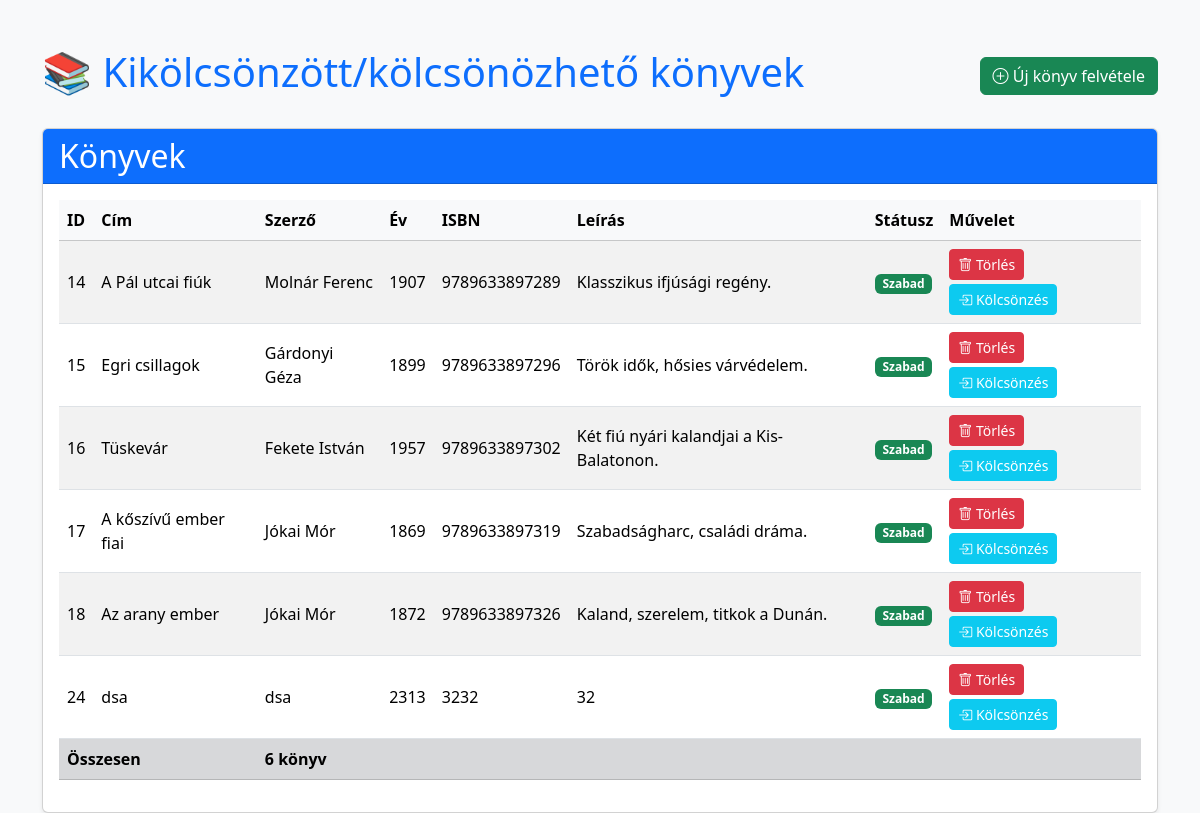
The page /views/listBooks.php on the database its author committed.
### tables this page shows
CREATE TABLE `konyvek` (
  `id` int(11) NOT NULL,
  `cim` varchar(255) NOT NULL,
  `szerzo` varchar(255) NOT NULL,
  `ev` int(11) NOT NULL,
  `isbn` varchar(20) NOT NULL,
  `leiras` text NOT NULL
);

### classes/Books.php (called while the page is built, shortened)
<?php
include_once 'classes/Book.php';
class Books {
    private $conn;
    function __construct($server, $user, $password, $db)
    {
        $this->conn = new mysqli($server, $user, $password, $db);
    }
    function getBooks() {
        $sql = "SELECT * FROM konyvek";
        $result = $this->conn->query($sql);
        $books = [];
        while ($row = $result->fetch_object()) {
            $book = new Book($row->id, $row->cim, $row->szerzo, $row->ev, $row->isbn, $row->leiras);
            $books[] = $book;
        }
        return $books;
    }
    function getSummary() {
        $sql = "SELECT COUNT(*) as total_books FROM konyvek";
        $result = $this->conn->query($sql);
        if ($result->num_rows > 0) {
            return $result->fetch_object();
        }
        return null;
    }
}
?>

### classes/Book.php (called while the page is built)
<?php
class Book{
    public function __construct(public $id, public $title, public $author, public $year, public $isbn, public $description){
        $this->id = $id;
        $this->title = $title;
        $this->author = $author;
        $this->year = $year;
        $this->isbn = $isbn;
        $this->description = $description;
    }
}
?>

### views/listBooks.php (the view, shortened to what this page needs)
<?php
include_once 'classes/Books.php';
$booksModel = new Books("localhost", "root", "", "konyvtar");
$books = $booksModel->getBooks();
$summary = $booksModel->getSummary();
?>
<!DOCTYPE html>
<html lang="hu">
<head>
    <link href="https://cdn.jsdelivr.net/npm/bootstrap@5.3.3/dist/css/bootstrap.min.css" rel="stylesheet">
    <link rel="stylesheet" href="https://cdn.jsdelivr.net/npm/bootstrap-icons@1.10.5/font/bootstrap-icons.css">
</head>
<body class="bg-light">
<div class="container mt-5">
    <div class="d-flex justify-content-between align-items-center mb-4">
        <h1 class="text-primary">📚 Kikölcsönzött/kölcsönözhető könyvek</h1>
        <a href="?todo=new" class="btn btn-success">
            <i class="bi bi-plus-circle"></i> Új könyv felvétele
        </a>
    </div>
    <?php if (empty($books)): ?>
        <div class="alert alert-warning">Nincs könyv felvéve.</div>
    <?php else: ?>
        <div class="card shadow-sm">
            <div class="card-header bg-primary text-white">
                <h2 class="mb-0">Könyvek</h2>
            </div>
            <div class="card-body">
                <table class="table table-striped table-hover align-middle">
                    <thead class="table-light">
                    <tr>
                        <th>ID</th>
                        <th>Cím</th>
                        <th>Szerző</th>
                        <th>Év</th>
                        <th>ISBN</th>
                        <th>Leírás</th>
                        <th>Státusz</th>
                        <th>Művelet</th>
                    </tr>
                    </thead>
                    <tbody>
                    <?php foreach ($books as $book): ?>
                        <?php
                        $kolcsonzott = false;
                        $kolcsonzes_datum = null;
                        $kolcsonzes_id = null;
                        ?>
                        <tr>
                            <td><?= $book->id ?></td>
                            <td><?= htmlspecialchars($book->title) ?></td>
                            <td><?= htmlspecialchars($book->author) ?></td>
                            <td><?= $book->year ?></td>
                            <td><?= htmlspecialchars($book->isbn) ?></td>
                            <td><?= nl2br(htmlspecialchars($book->description)) ?></td>
                            <td>
                                <?php if ($kolcsonzott): ?>
                                    <?php
                                    $kolcsonzes_timestamp = strtotime($kolcsonzes_datum);
                                    $most = time();
                                    $eltelt = $most - $kolcsonzes_timestamp;
                                    $maradek = 60 - $eltelt;
                                    if ($maradek < 0) $maradek = 0;
                                    ?>
                                    <span class="badge bg-warning text-dark">
                                        Kölcsönözve<br>
                                        <span id="timer<?= $kolcsonzes_id ?>"></span>
                                    </span>
                                    <script>
                                        var sec<?= $kolcsonzes_id ?> = <?= $maradek ?>;
                                        var timer<?= $kolcsonzes_id ?> = setInterval(function () {
                                            var elem = document.getElementById("timer<?= $kolcsonzes_id ?>");
                                            if (sec<?= $kolcsonzes_id ?> > 0) {
                                                elem.innerText = sec<?= $kolcsonzes_id ?> + ' mp';
                                                sec<?= $kolcsonzes_id ?>--;
                                            } else {
                                                elem.innerText = 'Lejárt! Késedelmi díj jár visszahozáskor.';
                                                elem.className = 'text-danger fw-bold';
                                                clearInterval(timer<?= $kolcsonzes_id ?>);
                                            }
                                        }, 1000);
                                        document.addEventListener('DOMContentLoaded', function () {
                                            var elem = document.getElementById("timer<?= $kolcsonzes_id ?>");
                                            if (sec<?= $kolcsonzes_id ?> > 0) {
                                                elem.innerText = sec<?= $kolcsonzes_id ?> + ' mp';
                                            } else {
                                                elem.innerText = 'Lejárt! Késedelmi díj jár visszahozáskor.';
                                                elem.className = 'text-danger fw-bold';
                                            }
                                        });
                                    </script>
                                <?php else: ?>
                                    <span class="badge bg-success">Szabad</span>
                                <?php endif; ?>
                            </td>
                            <td>
                                <div class="d-flex flex-wrap gap-1">
                                    <a href="?todo=delete&id=<?= $book->id ?>"
                                       class="btn btn-sm btn-danger"
                                       onclick="return confirm('Biztosan törlöd ezt a könyvet?');">
                                        <i class="bi bi-trash"></i> Törlés
                                    </a>
                                    <?php if (!$kolcsonzott): ?>
                                        <a href="?todo=rent&id=<?= $book->id ?>"
                                           class="btn btn-sm btn-info text-white">
                                            <i class="bi bi-box-arrow-in-right"></i> Kölcsönzés
                                        </a>
                                    <?php endif; ?>
                                </div>
                            </td>
                        </tr>
                    <?php endforeach; ?>
                    <tr class="table-secondary fw-bold">
                        <td colspan="2">Összesen</td>
                        <td colspan="6"><?= isset($summary->total_books) ? $summary->total_books : count($books) ?> könyv</td>
                    </tr>
                    </tbody>
                </table>
            </div>
        </div>
    <?php endif; ?>
</div>
</body>
</html>

### rows shown on the page
konyvek: id "14", cim "A Pál utcai fiúk", szerzo "Molnár Ferenc", ev "1907", isbn "9789633897289", leiras "Klasszikus ifjúsági regény."
konyvek: id "15", cim "Egri csillagok", szerzo "Gárdonyi Géza", ev "1899", isbn "9789633897296", leiras "Török idők, hősies várvédelem."
konyvek: id "16", cim "Tüskevár", szerzo "Fekete István", ev "1957", isbn "9789633897302", leiras "Két fiú nyári kalandjai a Kis-Balatonon."
konyvek: id "17", cim "A kőszívű ember fiai", szerzo "Jókai Mór", ev "1869", isbn "9789633897319", leiras "Szabadságharc, családi dráma."
konyvek: id "18", cim "Az arany ember", szerzo "Jókai Mór", ev "1872", isbn "9789633897326", leiras "Kaland, szerelem, titkok a Dunán."
konyvek: id "24", cim "dsa", szerzo "dsa", ev "2313", isbn "3232", leiras "32"

### other values the page prints
$summary->total_books "6"
